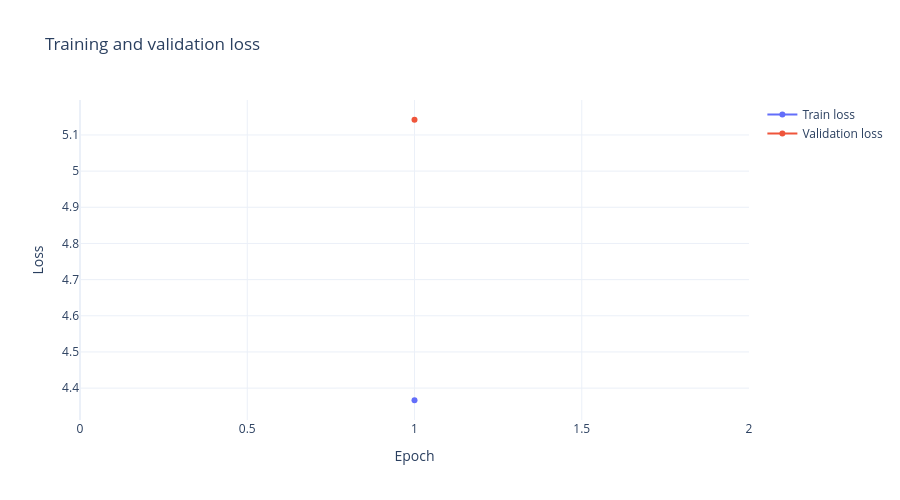

Notebook source saved alongside this figure:
### Markdown cell above
## Training diagnostics and company-level forecast plots

This section shows training/validation loss curves and lets you inspect actual-vs-predicted behavior for any company in the test set.

### Code cell
# Plot training and validation loss curves when the Trainer callback was run

loss_history = globals().get('loss_history')
train_losses = getattr(loss_history, 'train_losses', [])
val_losses = getattr(loss_history, 'val_losses', [])

if len(train_losses) > 0 or len(val_losses) > 0:
    loss_fig = go.Figure()
    if len(train_losses) > 0:
        loss_fig.add_trace(go.Scatter(
            x=list(range(1, len(train_losses) + 1)),
            y=train_losses,
            mode='lines+markers',
            name='Train loss'
        ))
    if len(val_losses) > 0:
        loss_fig.add_trace(go.Scatter(
            x=list(range(1, len(val_losses) + 1)),
            y=val_losses,
            mode='lines+markers',
            name='Validation loss'
        ))
    loss_fig.update_layout(
        title='Training and validation loss',
        xaxis_title='Epoch',
        yaxis_title='Loss',
        template='plotly_white',
        height=500,
    )
    loss_fig.show()
else:
    print('Loss history is unavailable. Run the Trainer setup and training cells first.')

### Figure 1 — Plotly figure (JSON) as saved in the notebook; plotly's stock layout.template omitted (floating-point values rounded to 4 significant figures)
{"data": [{"mode": "lines+markers", "name": "Train loss", "type": "scatter", "x": [1], "y": [4.366]}, {"mode": "lines+markers", "name": "Validation loss", "type": "scatter", "x": [1], "y": [5.142]}], "layout": {"height": 500, "title": {"text": "Training and validation loss"}, "xaxis": {"title": {"text": "Epoch"}}, "yaxis": {"title": {"text": "Loss"}}}}
